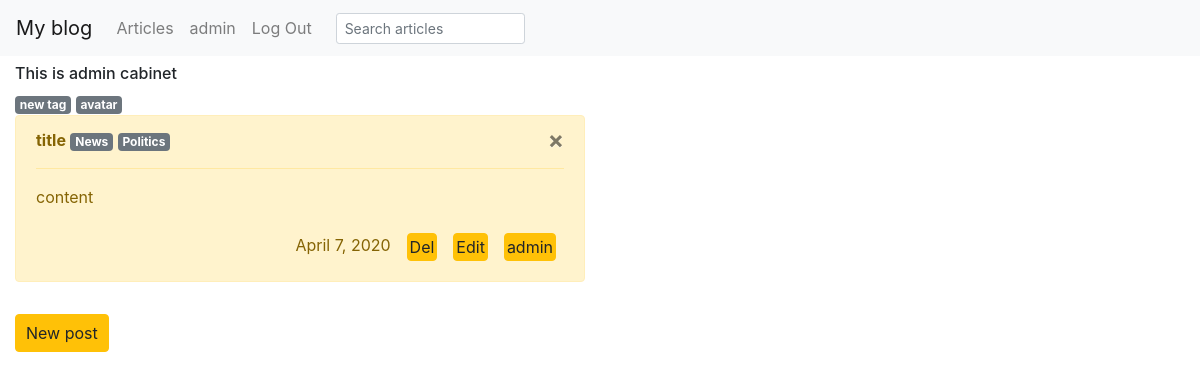
The app's page /cabinet/ (signed in), older data.
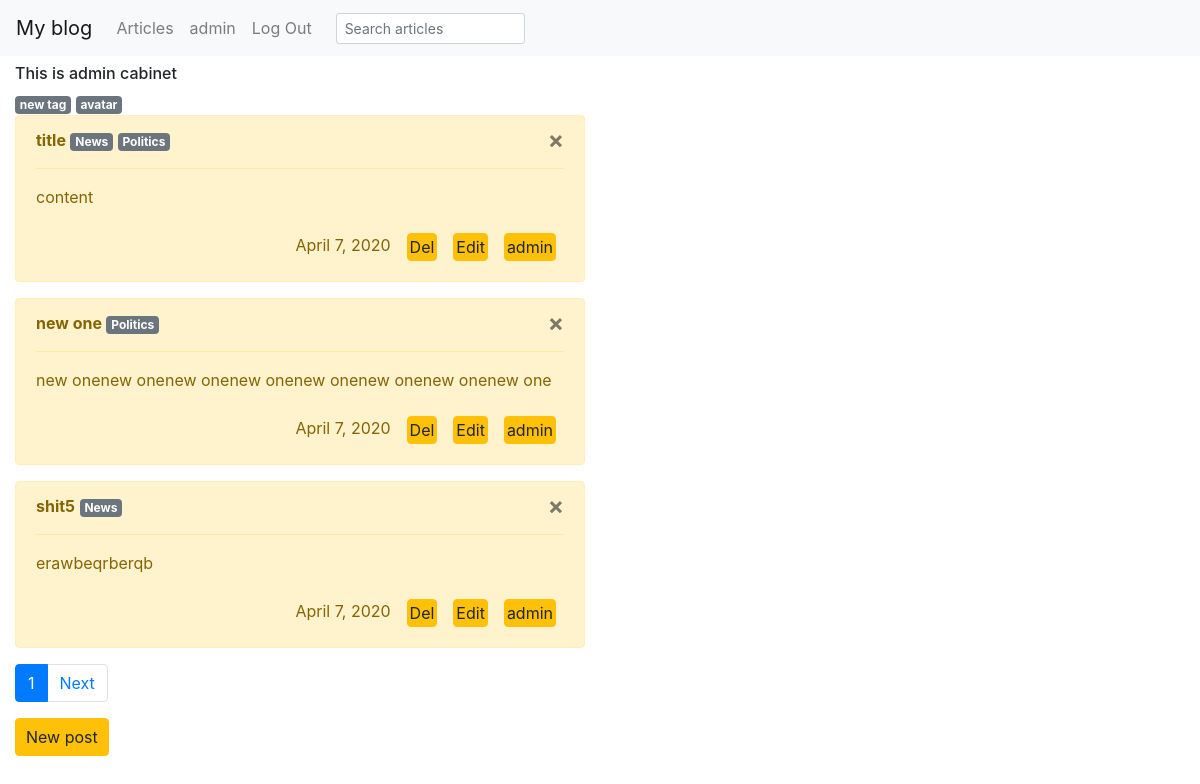
The same page, newer data.
### posts/models.py (models this page shows, shortened)
class Article(models.Model):
    title = models.CharField(max_length=100)
    content = models.TextField()
    author = models.ForeignKey(User, on_delete=models.CASCADE, related_name='author')
    post_date = models.DateField(auto_now=True)
    tags = models.ManyToManyField(Tag, related_name='articles')
    class Meta:
        ordering = ['-post_date']
    def get_absolute_url(self):
        return reverse('posts:user-articles', kwargs={
                       'author': self.author})
    def edit_absolute_url(self):
        return reverse('posts:edit', kwargs={'pk': self.id, 'author': self.author})
    def del_absolute_url(self):
        return reverse('cabinet:del_obj', kwargs={'pk': self.id})

class Tag(models.Model):
    name = models.CharField(max_length=60)
    def __str__(self):
        return self.name

### cabinet/views.py (the view)
# urls.py: path('', login_required(CabinetListView.as_view()), name='cabinet'),
class CabinetListView(ListView):
    model = Article
    context_object_name = 'obj_list'
    template_name = 'cabinet/cabinet.html'
    def get_queryset(self):
        if not self.request.user.is_superuser:
            user = User.objects.get(username=self.request.user)
            return user.author.all()
        else:
            return Article.objects.all()
    def get_context_data(self, **kwargs):
        context = super().get_context_data(**kwargs)
        self.user = User.objects.get(username=self.request.user)
        context['title'] = self.request.user
        context['cabinet'] = f'This is {self.request.user} cabinet'
        try:
            context['avatar'] = self.user.avatar.avatar
        except:
            pass
        return context
    paginate_by = 3

### templates/cabinet/cabinet.html
{% include 'posts/article_list.html' %}

### templates/posts/article_list.html (shortened to what this page needs)
{% extends "home.html" %}
{% block content %}
    {% if 'cabinet' %}
    <div class="col-sm-6 col-md-6">
       <h6>{{ cabinet }}</h6>
        {% if user.is_superuser %}
          <a href="{% url 'cabinet:new-tag' %}"><span class="badge badge-secondary">new tag</span></a>
              {% endif %}
          <a href="{% url 'cabinet:avatar' %}"><span class="badge badge-secondary">avatar</span></a>
    </div>
    {% endif %}
    {% for obj in obj_list  %}
      <div class="col-sm-6 col-md-6">
            <div class="alert alert-warning">
                <button type="button" class="close" data-dismiss="alert" aria-hidden="true">
                    ×</button>
                 <strong>{{ obj.title }}</strong>
                {% if obj.tags %}
                  {% for tag_item in obj.tags.all  %}
                    <a href="{% url 'posts:tag' tag=tag_item.name %}"><span class="badge badge-secondary">{{ tag_item }}</span></a>
                  {% endfor %}
                {% endif %}
                <hr class="message-inner-separator">
                <p>{{ obj.content }}</p>
                <div class='d-flex flex-row-reverse'>
                <div class="p-2">
                  <a href="{{obj.get_absolute_url}}" style="padding: 1px 2px" class="btn btn-xs btn-warning pull-right">
                        {{ obj.author }}
                  </a>
                </div>
                {% if user == obj.author %}
                <div class="p-2">
                  <a href="{{ obj.edit_absolute_url }}" style="padding: 1px 2px" class="btn btn-xs btn-warning pull-right">
                      Edit
                  </a>
                </div>
                {% endif %}
                {% if user.is_superuser %}
                <div class="p-2">
                  <a href="{{ obj.del_absolute_url }}" style="padding: 1px 2px" class="btn btn-xs btn-warning pull-right">
                  Del
                  </a>
                  </div>
                {% endif %}
                <div class="p-2"><span >{{ obj.post_date}}</span></div>
                </div>
            </div>
        </div>
    {% endfor %}
<nav aria-label="...">
  <ul class="pagination" style="margin-left: 15px">
    {% if  page_obj.has_other_pages %}
            <li class="page-item active">
      <a class="page-link" href="?page={{ page_obj.number}}">{{ page_obj.number }}<span class="sr-only">(current)</span></a>
    </li>
    {% endif %}
        {% if page_obj.has_next %}
    <li class="page-item">
      <a class="page-link" href="?page={{ page_obj.next_page_number }}">Next</a>
    </li>
    {% endif %}
  </ul>
</nav>
    {% if user.is_authenticated %}
    <a href="{% url 'posts:create' %}" style="padding: 6px 10px; margin-left: 15px" class="btn btn-xs btn-warning pull-right">
      New post
    </a>
    {% endif %}
{% endblock %}

Row changes from the older to the newer data that the page shows:
added Article: title "new one", content "new onenew onenew onenew onenew onenew onenew onenew one", author "admin", post_date "April 7, 2020", Tag (name "Politics")
added Article: title "shit5", content "erawbeqrberqb", author "admin", post_date "April 7, 2020", Tag (name "News")
Text that changed along with them:
{{ page_obj.number }}: (not shown) → "1"
text now shown: "Next"
